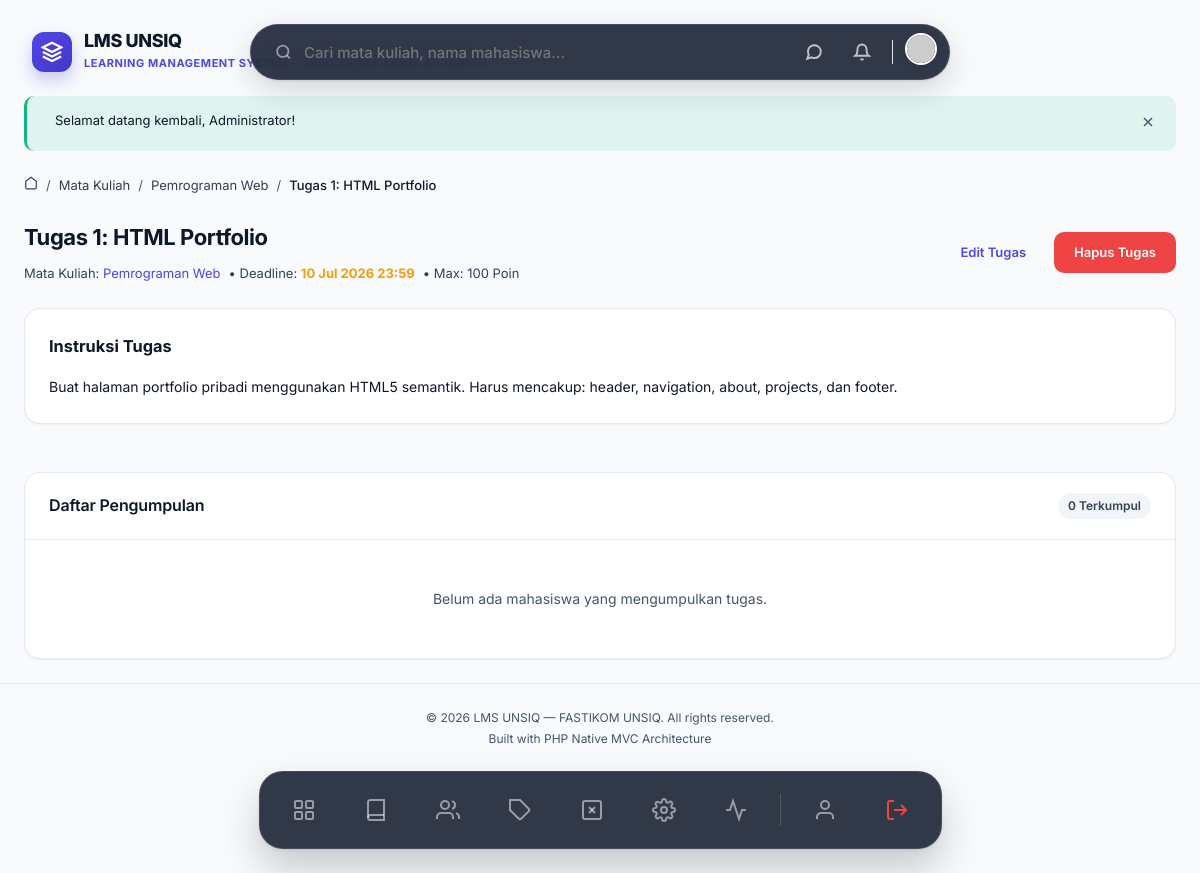
The app's page /assignments/1 (signed in) with its own data.
### tables this page shows
CREATE TABLE IF NOT EXISTS settings (
    id INT AUTO_INCREMENT PRIMARY KEY,
    key_name VARCHAR(100) NOT NULL UNIQUE,
    value TEXT NULL,
    group_name VARCHAR(50) NOT NULL DEFAULT 'general',
    description VARCHAR(255) NULL,
    INDEX idx_settings_group (group_name)
);

CREATE TABLE IF NOT EXISTS assignments (
    id INT AUTO_INCREMENT PRIMARY KEY,
    course_id INT NOT NULL,
    title VARCHAR(200) NOT NULL,
    description TEXT NULL,
    max_score INT NOT NULL DEFAULT 100,
    deadline DATETIME NOT NULL,
    allow_late TINYINT(1) NOT NULL DEFAULT 0,
    late_penalty INT DEFAULT 0 COMMENT 'Pengurangan persen untuk keterlambatan',
    file_required TINYINT(1) NOT NULL DEFAULT 0,
    is_published TINYINT(1) NOT NULL DEFAULT 0,
    created_at TIMESTAMP DEFAULT CURRENT_TIMESTAMP,
    updated_at TIMESTAMP DEFAULT CURRENT_TIMESTAMP ON UPDATE CURRENT_TIMESTAMP,
    FOREIGN KEY (course_id) REFERENCES courses(id) ON DELETE CASCADE,
    INDEX idx_assignments_course (course_id),
    INDEX idx_assignments_deadline (deadline)
);

CREATE TABLE IF NOT EXISTS courses (
    id INT AUTO_INCREMENT PRIMARY KEY,
    dosen_id INT NOT NULL,
    category_id INT NULL,
    code VARCHAR(20) NOT NULL UNIQUE COMMENT 'Kode mata kuliah',
    name VARCHAR(200) NOT NULL,
    description TEXT NULL,
    thumbnail VARCHAR(255) NULL,
    sks INT NOT NULL DEFAULT 2,
    semester VARCHAR(20) NULL COMMENT 'Ganjil/Genap',
    academic_year VARCHAR(20) NULL COMMENT '2025/2026',
    status ENUM('draft', 'published', 'archived') NOT NULL DEFAULT 'draft',
    max_students INT NULL DEFAULT 40,
    created_at TIMESTAMP DEFAULT CURRENT_TIMESTAMP,
    updated_at TIMESTAMP DEFAULT CURRENT_TIMESTAMP ON UPDATE CURRENT_TIMESTAMP,
    FOREIGN KEY (dosen_id) REFERENCES users(id) ON DELETE CASCADE,
    FOREIGN KEY (category_id) REFERENCES categories(id) ON DELETE SET NULL,
    INDEX idx_courses_status (status),
    INDEX idx_courses_dosen (dosen_id),
    INDEX idx_courses_code (code)
);

### app/Views/assignments/show.php (the view, shortened to what the rows shown need)
<div class="animate-fade-in">
    <div class="page-header">
        <div>
            <h1 style="margin-bottom:8px;"><?= e($assignment['title']) ?></h1>
            <div class="d-flex align-center gap-2 text-muted text-sm">
                <span>Mata Kuliah: <a href="<?= url('/courses/' . $assignment['course_id']) ?>" class="text-primary"><?= e($assignment['course_name']) ?></a></span>
                <span>• Deadline: <strong class="<?= strtotime($assignment['deadline']) < time() ? 'text-danger' : 'text-warning' ?>"><?= format_date($assignment['deadline'], 'd M Y H:i') ?></strong></span>
                <span>• Max: <?= $assignment['max_score'] ?> Poin</span>
            </div>
        </div>
        <?php if (has_role('admin', 'dosen')): ?>
            <div class="btn-group">
                <a href="<?= url('/assignments/' . $assignment['id'] . '/edit') ?>" class="btn btn-outline">Edit Tugas</a>
                <button class="btn btn-danger" data-confirm="Hapus tugas ini?" data-action="<?= url('/assignments/' . $assignment['id'] . '/delete') ?>">Hapus Tugas</button>
            </div>
        <?php endif; ?>
    </div>
    <div class="dashboard-grid" style="grid-template-columns: 1fr;">
        <div class="card mb-4">
            <div class="card-body">
                <h3 class="mb-3">Instruksi Tugas</h3>
                <div style="line-height:1.7;"><?= nl2br(e($assignment['description'])) ?: '<em>Tidak ada deskripsi tambahan.</em>' ?></div>
            </div>
        </div>
        <?php if (has_role('mahasiswa')): ?>
            <div class="card">
                <div class="card-header"><h3>Status Pengumpulan</h3></div>
                <div class="card-body">
                    <?php if ($mySubmission): ?>
                        <div class="alert alert-<?= $mySubmission['status'] === 'graded' ? 'success' : 'info' ?> mb-4" style="margin-bottom:24px;">
                            <div class="alert-message">
                                <strong>Status: <?= ucfirst($mySubmission['status']) ?></strong>
                                Waktu Kumpul: <?= format_date($mySubmission['submitted_at'], 'd M Y H:i') ?>
                                <?php if ($mySubmission['status'] === 'graded'): ?>
                                    <br><strong>Nilai: <?= $mySubmission['score'] ?> / <?= $assignment['max_score'] ?></strong>
                                    <?php if ($mySubmission['feedback']): ?><br>Catatan: <?= e($mySubmission['feedback']) ?><?php endif; ?>
                                <?php endif; ?>
                            </div>
                        </div>
                    <?php endif; ?>
                    <?php $canSubmit = strtotime($assignment['deadline']) > time() || $assignment['allow_late']; ?>
                    <?php if ($canSubmit && (!$mySubmission || $mySubmission['status'] !== 'graded')): ?>
                        <form method="POST" action="<?= url('/assignments/' . $assignment['id'] . '/submit') ?>" enctype="multipart/form-data">
                            <?= csrf_field() ?>
                            <div class="form-group">
                                <label class="form-label">Catatan Pengumpulan (Opsional)</label>
                                <textarea name="content" class="form-control" rows="3"><?= $mySubmission ? e($mySubmission['content']) : '' ?></textarea>
                            </div>
                            <?php if ($assignment['file_required']): ?>
                                <div class="form-group">
                                    <label class="form-label">Upload File Tugas <span class="required">*</span></label>
                                    <?php if ($mySubmission && $mySubmission['file_path']): ?>
                                        <div class="mb-2 text-sm text-muted">File saat ini: <?= e($mySubmission['file_name']) ?></div>
                                    <?php endif; ?>
                                    <input type="file" name="file" class="form-control" <?= $mySubmission ? '' : 'required' ?>>
                                </div>
                            <?php endif; ?>
                            <button type="submit" class="btn btn-primary mt-2"><?= $mySubmission ? 'Update Pengumpulan' : 'Kumpulkan Tugas' ?></button>
                        </form>
                    <?php elseif (!$canSubmit): ?>
                        <div class="empty-state" style="padding:24px;"><p class="text-danger">Waktu pengumpulan tugas telah berakhir.</p></div>
                    <?php endif; ?>
                </div>
            </div>
        <?php else: ?>
            <div class="card">
                <div class="card-header d-flex justify-between align-center">
                    <h3>Daftar Pengumpulan</h3>
                    <span class="badge badge-secondary"><?= count($submissions) ?> Terkumpul</span>
                </div>
                <div class="card-body" style="padding:0;">
                    <?php if (empty($submissions)): ?>
                        <div class="empty-state" style="padding:48px;"><p>Belum ada mahasiswa yang mengumpulkan tugas.</p></div>
                    <?php endif; ?>
                </div>
            </div>
        <?php endif; ?>
    </div>
</div>

### app/Core/Router.php (shortened to what the rows shown need)
<?php
class Router
{
    private array $routes = [
        'GET'    => [],
        'POST'   => [],
        'PUT'    => [],
        'DELETE' => [],
    ];
    private function addRoute(string $method, string $uri, array $action, array $middleware = []): self
    {
        $this->routes[$method][] = [
            'uri'        => $uri,
            'controller' => $action[0],
            'method'     => $action[1],
            'middleware'  => $middleware,
        ];
        return $this;
    }
    public function dispatch(string $requestMethod, string $requestUri): void
    {
        $routes = $this->routes[$requestMethod] ?? [];
        foreach ($routes as $route) {
            $params = $this->matchRoute($route['uri'], $requestUri);
            if ($params !== false) {
                $methodName      = $route['method'];
                $controller = new $controllerClass();
                call_user_func_array([$controller, $methodName], $params);
                return;
            }
        }
        throw new Exceptions\NotFoundException("Route [{$requestMethod} {$requestUri}] not found.");
    }
    private function matchRoute(string $routeUri, string $requestUri): array|false
    {
        $pattern = preg_replace('/\{([a-zA-Z_]+)\}/', '([a-zA-Z0-9_-]+)', $routeUri);
        $pattern = '#^' . $pattern . '$#';
        if (preg_match($pattern, $requestUri, $matches)) {
            array_shift($matches);
            return $matches;
        }
        return false;
    }
}

### app/Views/partials/navbar.php (shortened to what the rows shown need)
<?php
$user = $currentUser ?? \App\Core\Session::user();
$notifCount = 0;
try {
    $notifModel = new \App\Models\Notification();
    $notifCount = $notifModel->countUnread($user['id'] ?? 0);
} catch (\Throwable $e) {}
?>
<div style="display: flex; justify-content: center; position: sticky; top: 24px; z-index: 999; margin-bottom: 24px; pointer-events: none; width: 100%;">
<?php
    $settingModel = new \App\Models\Setting();
    $siteName = $settingModel->getValue('site_name', 'LMS UNSIQ');
    $siteDesc = $settingModel->getValue('site_description', 'Portal Akademik');
    $siteLogo = $settingModel->getValue('site_logo');
?>
    <a href="<?= url('/dashboard') ?>" style="position: absolute; left: 32px; top: 50%; transform: translateY(-50%); pointer-events: auto; display: flex; align-items: center; gap: 12px; text-decoration: none; transition: transform 0.2s;" onmouseover="this.style.transform='translateY(-50%) scale(1.02)'" onmouseout="this.style.transform='translateY(-50%) scale(1)'">
        <?php if (!empty($siteLogo)): ?>
            <img src="<?= e(str_starts_with($siteLogo, 'http') ? $siteLogo : upload_url($siteLogo)) ?>" alt="Logo" style="width: 40px; height: 40px; border-radius: 8px; object-fit: contain;">
        <?php else: ?>
            <div style="width: 40px; height: 40px; background: linear-gradient(135deg, #4f46e5, #4338ca); border-radius: 12px; display: flex; justify-content: center; align-items: center; box-shadow: 0 8px 16px rgba(67,56,202,0.25);">
                <svg width="22" height="22" viewBox="0 0 24 24" fill="none" stroke="white" stroke-width="2.5"><path d="M12 2L2 7l10 5 10-5-10-5z"/><path d="M2 17l10 5 10-5"/><path d="M2 12l10 5 10-5"/></svg>
            </div>
        <?php endif; ?>
        <div>
            <h1 style="font-size: 18px; font-weight: 800; color: var(--text-primary); letter-spacing: -0.02em; margin: 0; line-height: 1.1;"><?= e($siteName) ?></h1>
            <span style="font-size: 11px; font-weight: 700; color: var(--accent-primary); letter-spacing: 0.05em; text-transform: uppercase;"><?= e($siteDesc) ?></span>
        </div>
    </a>
    <div style="pointer-events: auto; display: flex; justify-content: space-between; align-items: center; background: rgba(15, 23, 42, 0.85); backdrop-filter: blur(16px); padding: 8px 12px 8px 24px; border-radius: 999px; box-shadow: 0 10px 30px rgba(0,0,0,0.15), 0 1px 3px rgba(0,0,0,0.1); border: 1px solid rgba(255,255,255,0.1); width: 100%; max-width: 700px; transition: all 0.3s cubic-bezier(0.34, 1.56, 0.64, 1);">
        <form action="<?= url('/search') ?>" method="GET" style="display: flex; align-items: center; gap: 12px; flex: 1; margin:0;">
            <svg width="18" height="18" viewBox="0 0 24 24" fill="none" stroke="currentColor" stroke-width="2.5" style="color: rgba(255,255,255,0.5);"><circle cx="11" cy="11" r="8"/><line x1="21" y1="21" x2="16.65" y2="16.65"/></svg>
            <input type="text" name="q" placeholder="Cari mata kuliah, nama mahasiswa..." style="border: none; background: transparent; width: 100%; font-size: 15px; font-weight: 500; outline: none; color: white; font-family: inherit;" autocomplete="off">
        </form>
        <div style="display: flex; align-items: center; gap: 12px;">
            <a href="<?= url('/messages') ?>" style="position:relative; text-decoration: none; width: 36px; height: 36px; display: flex; align-items: center; justify-content: center; border-radius: 50%; color: rgba(255,255,255,0.7); transition: background 0.2s;" onmouseover="this.style.background='rgba(255,255,255,0.1)'" onmouseout="this.style.background='transparent'">
                <svg width="18" height="18" viewBox="0 0 24 24" fill="none" stroke="currentColor" stroke-width="2.5"><path d="M21 11.5a8.38 8.38 0 0 1-.9 3.8 8.5 8.5 0 0 1-7.6 4.7 8.38 8.38 0 0 1-3.8-.9L3 21l1.9-5.7a8.38 8.38 0 0 1-.9-3.8 8.5 8.5 0 0 1 4.7-7.6 8.38 8.38 0 0 1 3.8-.9h.5a8.48 8.48 0 0 1 8 8v.5z"/></svg>
            </a>
            <?php if ($notifCount > 0): ?>
            <a href="<?= url('/notifications') ?>" style="text-decoration: none; background: var(--bg-primary); padding: 6px 12px; border-radius: 99px; font-size: 13px; font-weight: 700; color: var(--accent-primary); border: 1px solid var(--border-color); display: flex; align-items: center; gap: 6px; box-shadow: 0 2px 4px rgba(0,0,0,0.02); transition: transform 0.2s;" onmouseover="this.style.transform='scale(1.05)'" onmouseout="this.style.transform='scale(1)'">
                <div style="width: 6px; height: 6px; background: var(--accent-success); border-radius: 50%;"></div>
                <?= $notifCount ?> Info
            </a>
            <?php else: ?>
            <a href="<?= url('/notifications') ?>" style="text-decoration: none; width: 36px; height: 36px; display: flex; align-items: center; justify-content: center; border-radius: 50%; color: rgba(255,255,255,0.7); transition: background 0.2s;" onmouseover="this.style.background='rgba(255,255,255,0.1)'" onmouseout="this.style.background='transparent'">
                <svg width="18" height="18" viewBox="0 0 24 24" fill="none" stroke="currentColor" stroke-width="2.5"><path d="M18 8A6 6 0 006 8c0 7-3 9-3 9h18s-3-2-3-9"/><path d="M13.73 21a2 2 0 01-3.46 0"/></svg>
            </a>
            <?php endif; ?>
            <a href="<?= url('/profile') ?>">
                <img src="<?= !empty($user['avatar']) ? upload_url($user['avatar']) : 'https://ui-avatars.com/api/?name='.urlencode($user['name'] ?? 'U').'&background=6366f1&color=fff' ?>" alt="Avatar" style="width: 32px; height: 32px; border-radius: 50%; box-shadow: 0 2px 8px rgba(0,0,0,0.1); border: 2px solid white; transition: transform 0.2s;" onmouseover="this.style.transform='scale(1.1)'" onmouseout="this.style.transform='scale(1)'">
            </a>
        </div>
    </div>
</div>

### records on screen
settings: value "LMS UNSIQ"
settings: value "LEARNING MANAGEMENT SYSTEM - UNIVERSITAS SAINS AL-QURAN"
assignments: title "Tugas 1: HTML Portfolio", course.name "Pemrograman Web", deadline "10 Jul 2026 23:59", max_score "100", description "Buat halaman portfolio pribadi menggunakan HTML5 semantik. Harus mencakup: header, navigation, about, projects, dan footer."

### other values on screen
$message "Selamat datang kembali, Administrator!"
$crumb['label'] "Mata Kuliah"
$crumb['label'] "Pemrograman Web"
$crumb['label'] "Tugas 1: HTML Portfolio"
count($submissions) "0"
